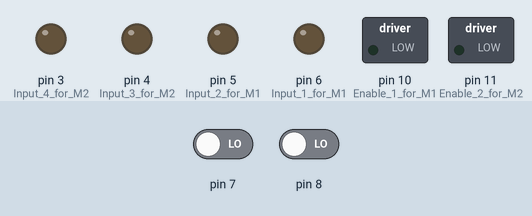
The sketch below on a simulated Arduino Uno, built with avr-gcc and run on an emulated ATmega328P. Parts: switched loads named in the sketch (green lamp = pin HIGH), output pins drawn as LEDs (lit = HIGH). The inputs (shaded band) are chosen by the test bench; at power-on: pin 7 LOW, pin 8 LOW.

Above: at 1.2 s.
1.3 s: pin 7 driven HIGH
At 1.7 s:
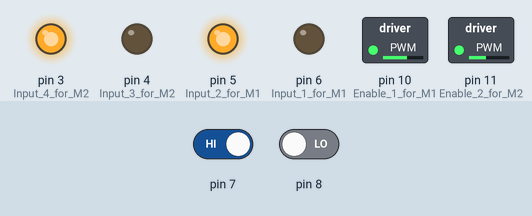
2.8 s: pin 8 driven HIGH
At 3.6 s:
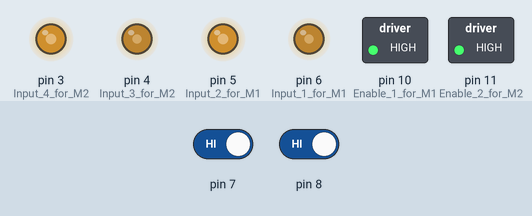
4.3 s: pin 7 driven LOW
At 5.2 s:
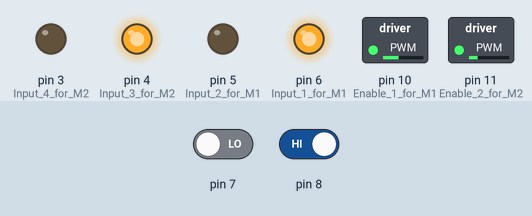
5.8 s: pin 8 driven LOW
At 7.0 s:
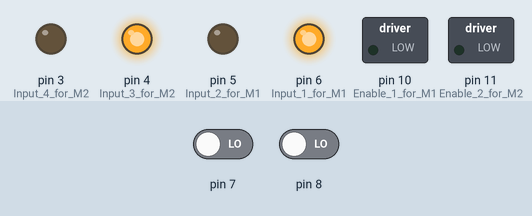
7.3 s: pin 7 driven HIGH
At 8.5 s:
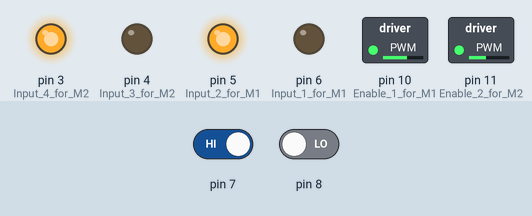
8.8 s: pin 7 driven LOW
At 9.3 s:
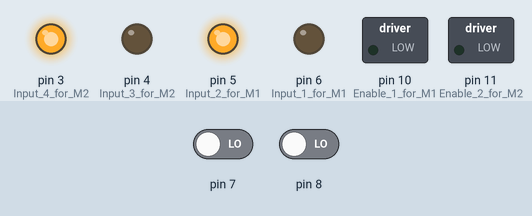
Timing chart, 0 to 11.3 s (numbered marks = the images above; inputs shaded):
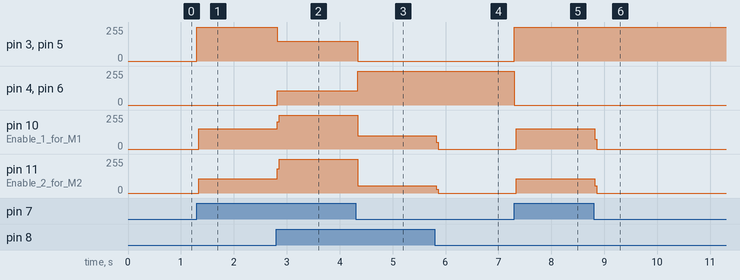

Measured:
- after the input at 1.3 s, pin 3 (Input_4_for_M2), pin 5 (Input_2_for_M1): 0/255 → 255/255 at once; pin 10 (Enable_1_for_M1): 0/255 → 151/255 at once; pin 11 (Enable_2_for_M2): 0/255 → 107/255 at once
- after the input at 2.8 s, pin 3 (Input_4_for_M2), pin 5 (Input_2_for_M1): 255/255 → 147/255 at once; pin 4 (Input_3_for_M2), pin 6 (Input_1_for_M1): 0/255 → 108/255 at once; pin 10 (Enable_1_for_M1): 151/255 → 255/255 at once; pin 11 (Enable_2_for_M2): 107/255 → 255/255 at once
- after the input at 4.3 s, pin 3 (Input_4_for_M2), pin 5 (Input_2_for_M1): 147/255 → 0/255 at once; pin 4 (Input_3_for_M2), pin 6 (Input_1_for_M1): 108/255 → 255/255 at once; pin 10 (Enable_1_for_M1): 255/255 → 98/255 at once; pin 11 (Enable_2_for_M2): 255/255 → 54/255 at once
- after the input at 5.8 s, pin 10 (Enable_1_for_M1): 98/255 → 0/255 at once; pin 11 (Enable_2_for_M2): 54/255 → 0/255 at once
- after the input at 7.3 s, pin 3 (Input_4_for_M2), pin 5 (Input_2_for_M1): 0/255 → 255/255 at once; pin 4 (Input_3_for_M2), pin 6 (Input_1_for_M1): 255/255 → 0/255 at once; pin 10 (Enable_1_for_M1): 0/255 → 151/255 at once; pin 11 (Enable_2_for_M2): 0/255 → 107/255 at once
- after the input at 8.8 s, pin 10 (Enable_1_for_M1): 151/255 → 0/255 at once; pin 11 (Enable_2_for_M2): 107/255 → 0/255 at once

The sketch:

Arduino_codes_-_Noor_Alabdulmuhsin.ino
```cpp
int button1 =0;
int button2 =0;
void setup()
{
  //For the pushbuttons
  pinMode(8,INPUT);
  pinMode(7,INPUT);
  //For Motor 1
  pinMode(10, OUTPUT);//Enable 1 for M1
  pinMode(6, OUTPUT);//Input 1 for M1
  pinMode(5, OUTPUT);//Input 2 for M1
  //For Motor 2
  pinMode(11, OUTPUT);//Enable 2 for M2
  pinMode(4, OUTPUT);//Input 3 for M2
  pinMode(3, OUTPUT);//Input 4 for M2
}

void loop()
{
    button1 = digitalRead(8);
    button2 = digitalRead(7);
  //For clockwise movement
  if ( button1 == HIGH )
  {
    //Motor1
    digitalWrite ( 6 , HIGH);
    digitalWrite ( 5 , LOW );
    digitalWrite ( 10 , HIGH );
    //Motor2
    digitalWrite ( 4 , HIGH);
    digitalWrite ( 3 , LOW );
    digitalWrite ( 11 , HIGH );
  }
  else
  {
    //Stop movement
    digitalWrite ( 10 , LOW );
    digitalWrite ( 11 , LOW );

  }
  //For counterclockwise movement
  if ( button2 == HIGH  )
  {
    //Motor1
    digitalWrite ( 6 , LOW);
    digitalWrite ( 5 , HIGH);
    digitalWrite ( 10 , HIGH );
    //Motor2
    digitalWrite ( 4 , LOW );
    digitalWrite ( 3 , HIGH );
    digitalWrite ( 11 , HIGH );
  }
 else
 {
   //Stop movement
   digitalWrite ( 10 , LOW );
   digitalWrite ( 11 , LOW );
 }
}
```
